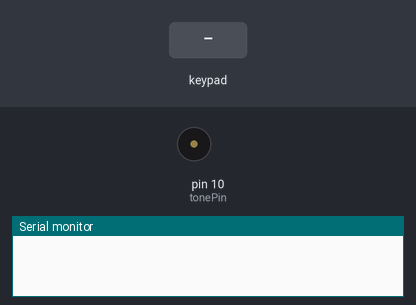
This sketch was run on a simulated Arduino Uno, built with avr-gcc and run on an emulated ATmega328P. Shown: buzzer (waves = sounding), the last lines printed to the serial monitor. Wiring (inferred from the names in the program): 4×4 keypad with keys 1 2 3 A 4 5 6 B 7 8 9 C * 0 # D: rows pin 9, pin 8, pin 7, pin 6; columns pin 5, pin 4, pin 3, pin 2. The inputs (shaded band) are chosen by the test bench.

Above: at 1.2 s.
1.3 s: key '1' pressed
At 5.7 s:
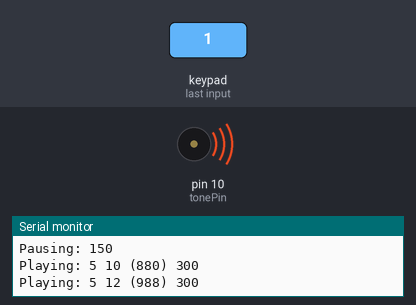
Timing chart, 0 to 10.3 s (numbered marks = the images above; inputs shaded):
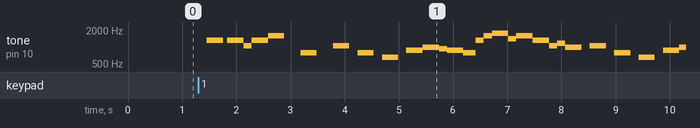

Measured:
- after the input at 1.3 s, tone on pin 10 (tonePin): plays 1319 Hz for 0.30 s, 1319 Hz for 0.30 s, 1047 Hz for 0.15 s, 1319 Hz for 0.30 s, 1568 Hz for 0.30 s, 784 Hz for 0.30 s … (28 notes in this stretch), starting after 0.16 s

The sketch:

ringtone_keypad.ino
```cpp
const int tonePin = 10;
char *marioSong = "smb:d=4,o=5,b=100:16e6,16e6,32p,8e6,16c6,8e6,8g6,8p,8g,8p,8c6,16p,8g,16p,8e,16p,8a,8b,16a#,8a,16g.,16e6,16g6,8a6,16f6,8g6,8e6,16c6,16d6,8b,16p,8c6,16p,8g,16p,8e,16p,8a,8b,16a#,8a,16g.,16e6,16g6,8a6,16f6,8g6,8e6,16c6,16d6,8b,8p,16g6,16f#6,16f6,16d#6,16p,16e6,16p,16g#,16a,16c6,16p,16a,16c6,16d6,8p,16g6,16f#6,16f6,16d#6,16p,16e6,16p,16c7,16p,16c7,16c7,p,16g6,16f#6,16f6,16d#6,16p,16e6,16p,16g#,16a,16c6,16p,16a,16c6,16d6,8p,16d#6,8p,16d6,8p,16c6";
char *starwarsSong = "Imperial:d=4,o=5,b=100:e,e,e,8c,16p,16g,e,8c,16p,16g,e,p,b,b,b,8c6,16p,16g,d#,8c,16p,16g,e,8p";
char *backtothefutureSong = "BackFuture:d=16,o=5,b=200:4g.,p,4c.,p,2f#.,p,g.,p,a.,p,8g,p,8e,p,8c,p,4f#,p,g.,p,a.,p,8g.,p,8d.,p,8g.,p,8d.6,p,4d.6,p,4c#6,p,b.,p,c#.6,p,2d.6";
char *batmanSong = "Batman:d=8,o=5,b=180:d,d,c#,c#,c,c,c#,c#,d,d,c#,c#,c,c,c#,c#,d,d#,c,c#,c,c,c#,c#,f,p,4f";
char *cantinaSong = "Cantina:d=8,o=5,b=250:a,p,d6,p,a,p,d6,p,a,d6,p,a,p,g#,4a,a,g#,a,4g,f#,g,f#,4f.,d.,16p,4p.,a,p,d6,p,a,p,d6,p,a,d6,p,a,p,g#,a,p,g,p,4g.,f#,g,p,c6,4a#,4a,4g";
char *finalcountdownSong = "FinalCountdown:d=16,o=5,b=125:b,a,4b,4e,4p,8p,c6,b,8c6,8b,4a,4p,8p,c6,b,4c6,4e,4p,8p,a,g,8a,8g,8f#,8a,4g.,f#,g,4a.,g,a,8b,8a,8g,8f#,4e,4c6,2b.,b,c6,b,a,1b";
char *miSong = "MissionImpossible:d=16,o=5,b=100:32d,32d#,32d,32d#,32d,32d#,32d,32d#,32d,32d,32d#,32e,32f,32f#,32g,g,8p,g,8p,a#,p,c6,p,g,8p,g,8p,f,p,f#,p,g,8p,g,8p,a#,p,c6,p,g,8p,g,8p,f,p,f#,p,a#,g,2d,32p,a#,g,2c#,32p,a#,g,2c,p,a#4,c";
char *supermanSong = "SuperMan:d=8,o=6,b=180:g5,g5,g5,4c,c,2g,p,g,a.,16g,f,1g,p,g5,g5,g5,4c,c,2g,p,g,a.,16g,f,a,2g.,4p,c,c,c,2b.,4g.,c,c,c,2b.,4g.,c,c,c,b,a,b,2c7,c,c,c,c,c,2c.";
char *titanicSong = "Titanic:d=8,o=6,b=120:c,d,2e.,d,c,d,g,2g,f,e,4c,2a5,g5,f5,16d5,16e5,2d5,p,c,d,2e.,d,c,d,g,2g,e,g,2a,2g,16d,16e,2d.";

#define OCTAVE_OFFSET 0

int notes[] = { 0,
262, 277, 294, 311, 330, 349, 370, 392, 415, 440, 466, 494,
523, 554, 587, 622, 659, 698, 740, 784, 831, 880, 932, 988,
1047, 1109, 1175, 1245, 1319, 1397, 1480, 1568, 1661, 1760, 1865, 1976,
2093, 2217, 2349, 2489, 2637, 2794, 2960, 3136, 3322, 3520, 3729, 3951
};

const int rowCount = 4;
const int colCount = 4;
int rowPins[rowCount] = {9, 8, 7, 6};
int colPins[colCount]= {5, 4, 3, 2};
char keymap[rowCount][colCount] = {
  {'1', '2', '3', 'A'},
  {'4', '5', '6', 'B'},
  {'7', '8', '9', 'C'},
  {'*', '0', '#', 'D'}
};

void setup()
{
  for (int i = 0; i < rowCount; i++) {
    pinMode(rowPins[i], OUTPUT);
  }
  for (int i = 0; i < colCount; i++) {
    pinMode(colPins[i], INPUT);
  }

  Serial.begin(9600);
}

#define isdigit(n) (n >= '0' && n <= '9')

void play(char *p)
{
  byte default_dur = 4;
  byte default_oct = 6;
  int bpm = 63;
  int num;
  long wholenote;
  long duration;
  byte note;
  byte scale;
  // format: d=N,o=N,b=NNN:
  while(*p != ':') p++;
  p++;
  if(*p == 'd')
  {
    p++; p++;
    num = 0;
    while(isdigit(*p))
    {
      num = (num * 10) + (*p++ - '0');
    }
    if(num > 0) default_dur = num;
    p++;
  }

  Serial.print("ddur: ");
  Serial.println(default_dur, 10);
  if(*p == 'o')
  {
    p++; p++;
    num = *p++ - '0';
    if(num >= 3 && num <=7) default_oct = num;
    p++;
  }
  Serial.print("doct: ");
  Serial.println(default_oct, 10);
  if(*p == 'b')
  {
    p++; p++;
    num = 0;
    while(isdigit(*p))
    {
      num = (num * 10) + (*p++ - '0');
    }
    bpm = num;
    p++;
  }

  Serial.print("bpm: ");
  Serial.println(bpm, 10);
  wholenote = (60 * 1000L / bpm) * 4;
  Serial.print("whole note: ");
  Serial.println(wholenote, 10);
  while(*p)
  {
    num = 0;
    while(isdigit(*p))
    {
      num = (num * 10) + (*p++ - '0');
    }

    if(num) duration = wholenote / num;
    else duration = wholenote / default_dur;
    note = 0;

    switch(*p)
    {
      case 'c':
        note = 1;
        break;
      case 'd':
        note = 3;
        break;
      case 'e':
        note = 5;
        break;
      case 'f':
        note = 6;
        break;
      case 'g':
        note = 8;
        break;
      case 'a':
        note = 10;
        break;
      case 'b':
        note = 12;
        break;
      case 'p':
      default:
        note = 0;
    }
    p++;
    if(*p == '#')
    {
      note++;
      p++;
    }
    if(*p == '.')
    {
      duration += duration/2;
      p++;
    }
    if(isdigit(*p))
    {
      scale = *p - '0';
      p++;
    }
    else
    {
      scale = default_oct;
    }

    scale += OCTAVE_OFFSET;

    if(*p == ',')
      p++;
    if(note)
    {
      Serial.print("Playing: ");
      Serial.print(scale, 10); Serial.print(' ');
      Serial.print(note, 10); Serial.print(" (");
      Serial.print(notes[(scale - 4) * 12 + note], 10);
      Serial.print(") ");
      Serial.println(duration, 10);
      tone(tonePin, notes[(scale - 4) * 12 + note]);
      delay(duration);
      noTone(tonePin);
    }
    else
    {
      Serial.print("Pausing: ");
      Serial.println(duration, 10);
      delay(duration);
    }
  }
}

void loop()
{
    char key = pressedKey();
    waitForRelease();
    switch (key){
      case '1':
        play(marioSong);
        break;

      case '2':
        play(starwarsSong);
        break;

      case '3':
        play(backtothefutureSong);
        break;

      case '4':
        play(batmanSong);
        break;

      case '5':
        play(cantinaSong);
        break;

      case '6':
        play(finalcountdownSong);
        break;

      case '7':
        play(miSong);
        break;

      case '8':
        play(supermanSong);
        break;

      case '9':
        play(titanicSong);
        break;
    }
    waitForRelease();
}


char pressedKey() {
  while (true) {
    for (int i = 0; i < rowCount; i++) {
      digitalWrite(rowPins[i], HIGH);
      for (int y = 0; y < colCount; y++) {
        if (digitalRead(colPins[y])) {
          return keymap[i][y];
        }
      }
      digitalWrite(rowPins[i], LOW);
    }
  }
}

void waitForRelease() {
  bool keyPressed = true;
  while (keyPressed) {
    keyPressed = false;
    for (int i = 0; i < rowCount; i++) {
      digitalWrite(rowPins[i], HIGH);
      for (int y = 0; y < colCount; y++) {
        if (digitalRead(colPins[y])) {
          keyPressed = true;
        }
      }
      digitalWrite(rowPins[i], LOW);
    }
  }
}
```
